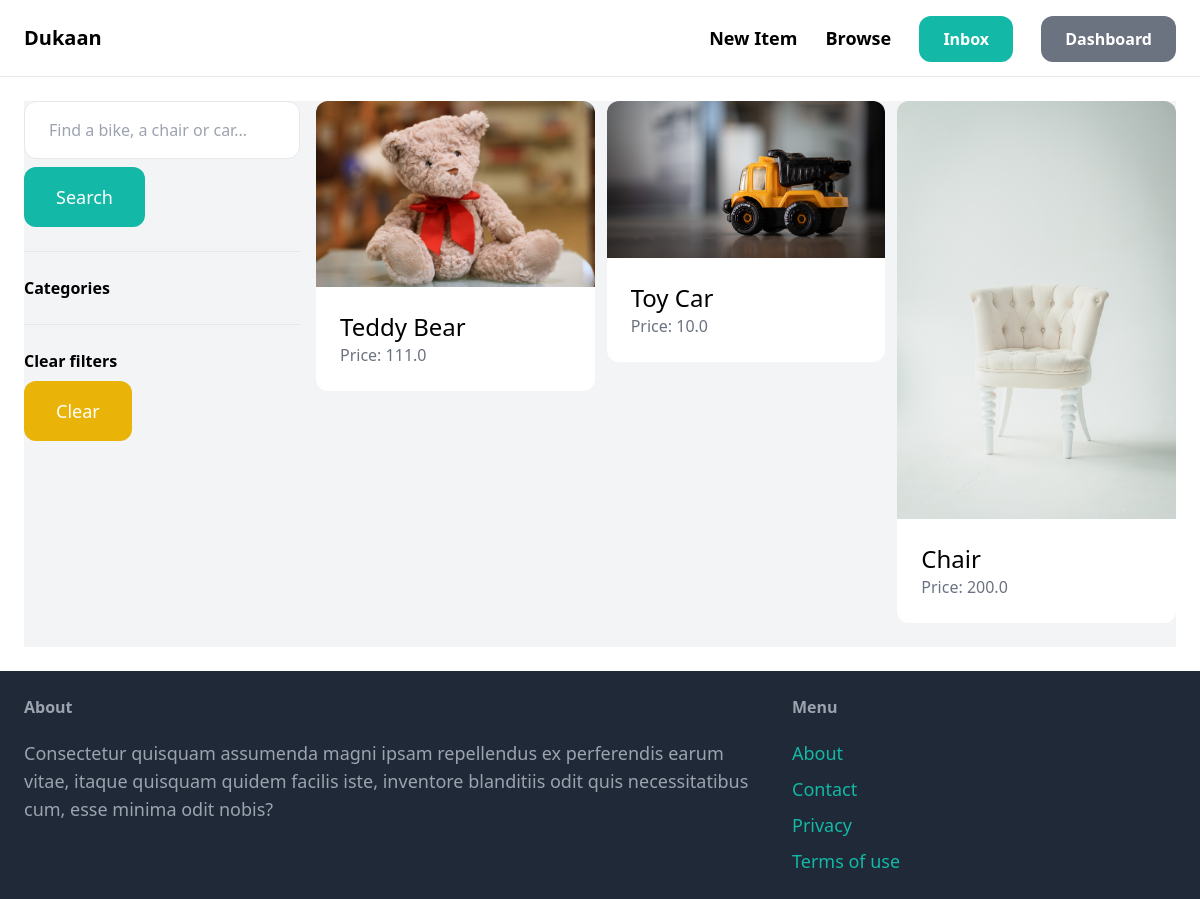
The app's page /items/ (signed in) with its own data.
### item/models.py (models this page shows, shortened)
class Item(models.Model):
    category = models.ForeignKey(Category, related_name='items', on_delete=models.CASCADE)
    name = models.CharField(max_length=255)
    description = models.TextField(blank=True, null=True)
    price = models.FloatField()
    image = models.ImageField(upload_to='items_images', blank=True, null=True)
    is_sold = models.BooleanField(default=False)
    created_by = models.ForeignKey(User, related_name='items', on_delete=models.CASCADE)
    created_at = models.DateTimeField(auto_now_add=True)

### item/views.py (the view)
# urls.py: path('items/', include('item.urls')),
def items(request):
    items = Item.objects.filter(is_sold = False)
    return render(request, 'item/items.html', {
        'items' : items,
    })

### item/templates/item/items.html (shortened to what this page needs)
{% extends 'core/base.html' %}
{% block content %}
    <div class="pb-6 grid grid-cols-4 gap-4 bg-gray-100">
        <div class="col-span-1">
            <form method="get" action="{% url 'item:items' %}">
                <input name="query" class="w-full py-4 px-6 border rounded-xl" type="text" value="{{ query }}" placeholder="Find a bike, a chair or car...">
                <button class="mt-2 py-4 px-8 text-lg bg-teal-500 text-white rounded-xl">Search</button>
            </form>
            <hr class="my-6">
            <p class="font-semibold">Categories</p>
            <hr class="my-6">
            <p class="font-semibold">Clear filters</p>
            <ul>
                <li><a href="{% url 'item:items' %}" class="mt-2 py-4 px-8 inline-block bg-yellow-500 text-lg rounded-xl text-white">Clear</a>
        </div>
        <div class="col-span-3">
            <div class="grid grid-cols-3 gap-3">
                {% for item in items %}
                    <div>
                        <a href="{% url 'item:detail' item.id %}">
                            <div>
                                <img src="{{ item.image.url }}" class="rounded-t-xl">
                            </div>
                            <div class="p-6 bg-white rounded-b-xl">
                                <h2 class="text-2xl">{{ item.name }}</h2>
                                <p class="text-gray-500">Price: {{ item.price }}</p>
                            </div>
                        </a>
                    </div>
                {% endfor %}
            </div>
        </div>
    </div>
{% endblock %}

### records on screen
Item: image (picture), name "Teddy Bear", price "111.0"
Item: image (picture), name "Toy Car", price "10.0"
Item: image (picture), name "Chair", price "200.0"
